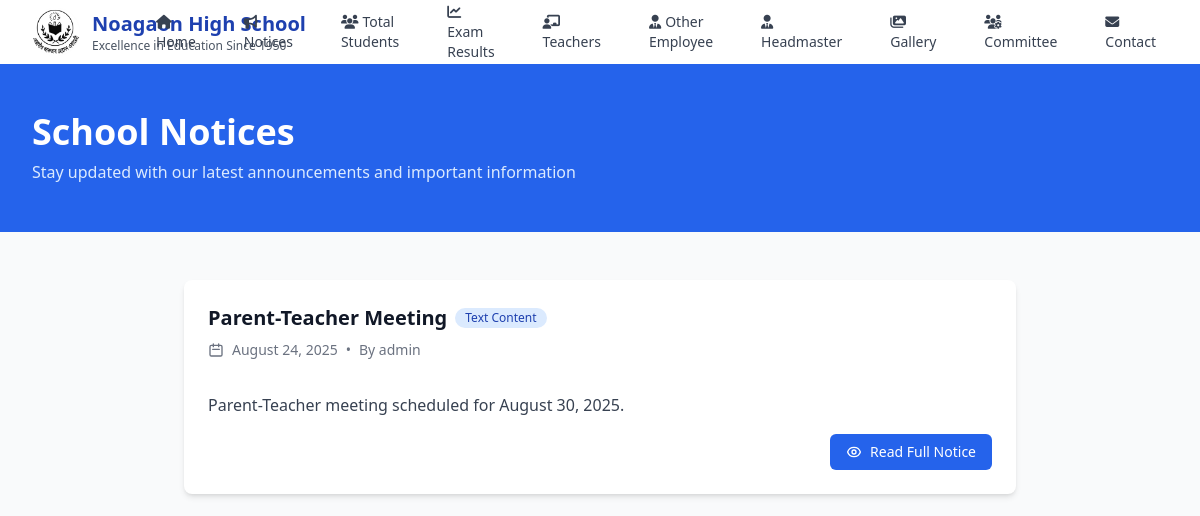
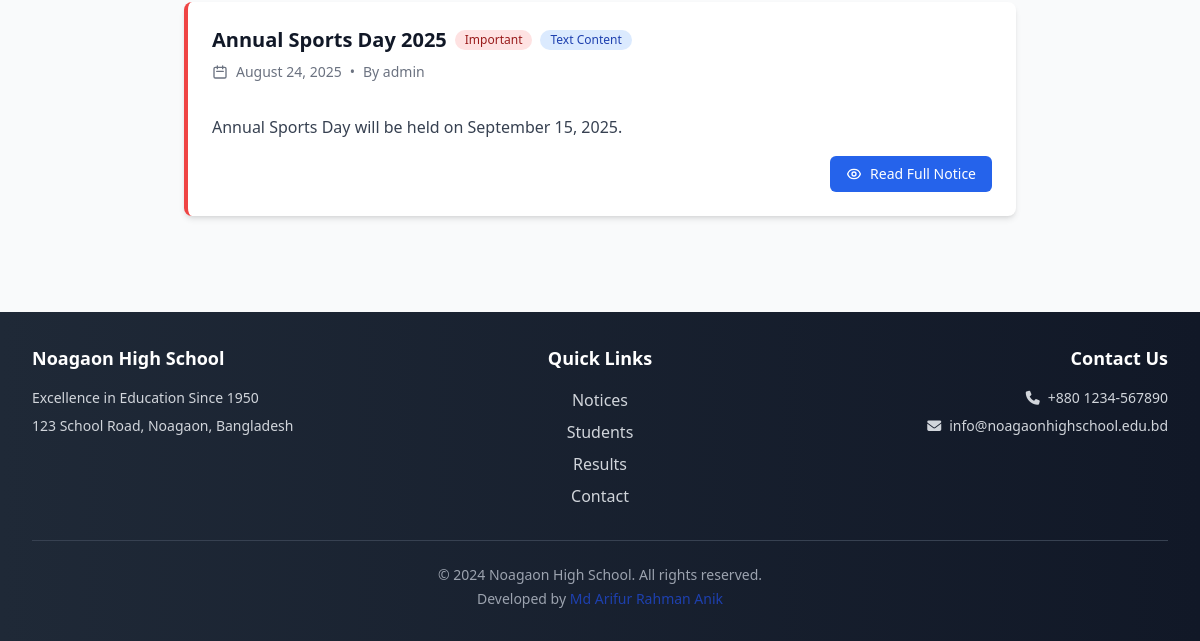
Page /notices/ on the earlier database version (2 pictures, top to bottom).
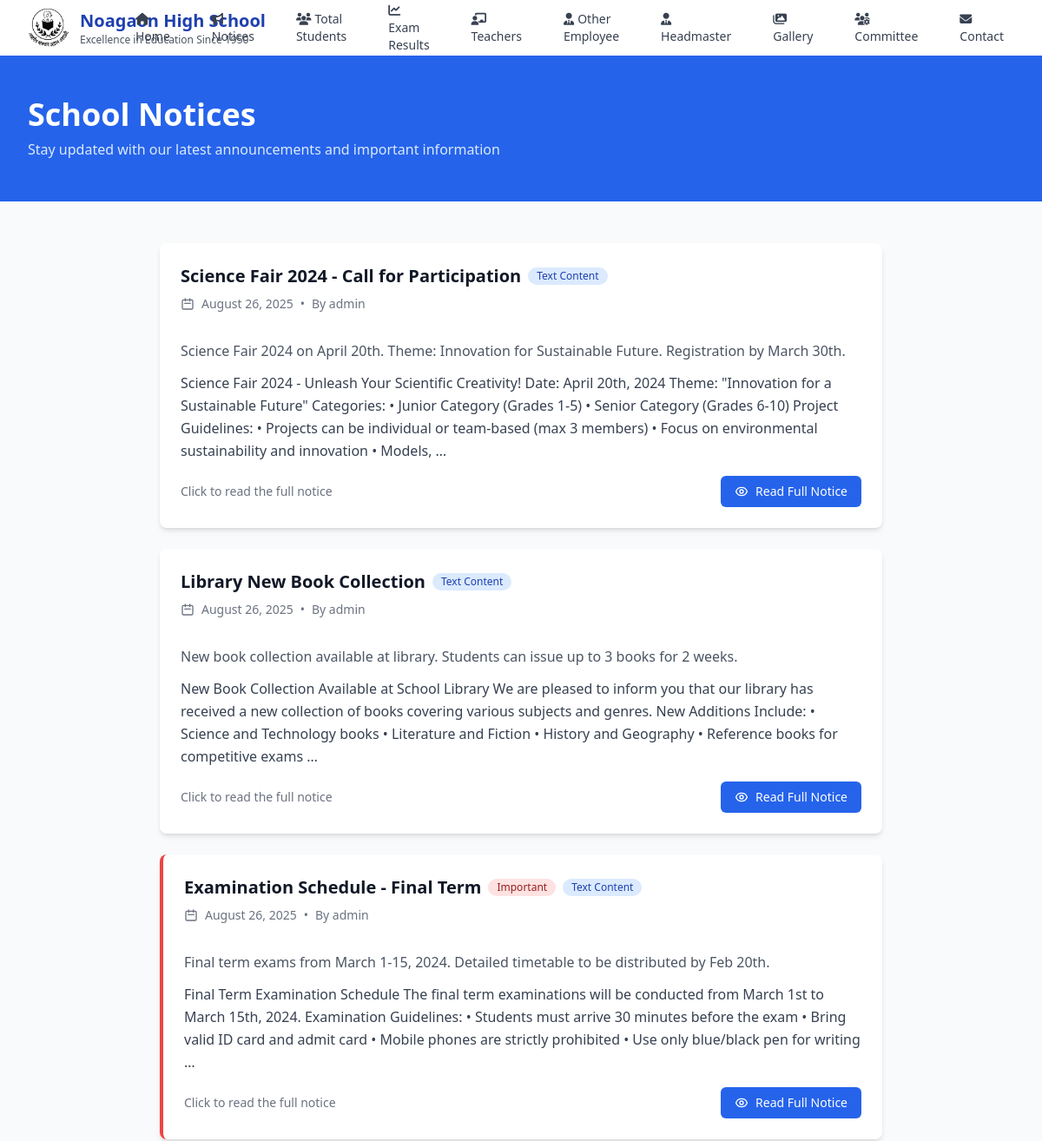
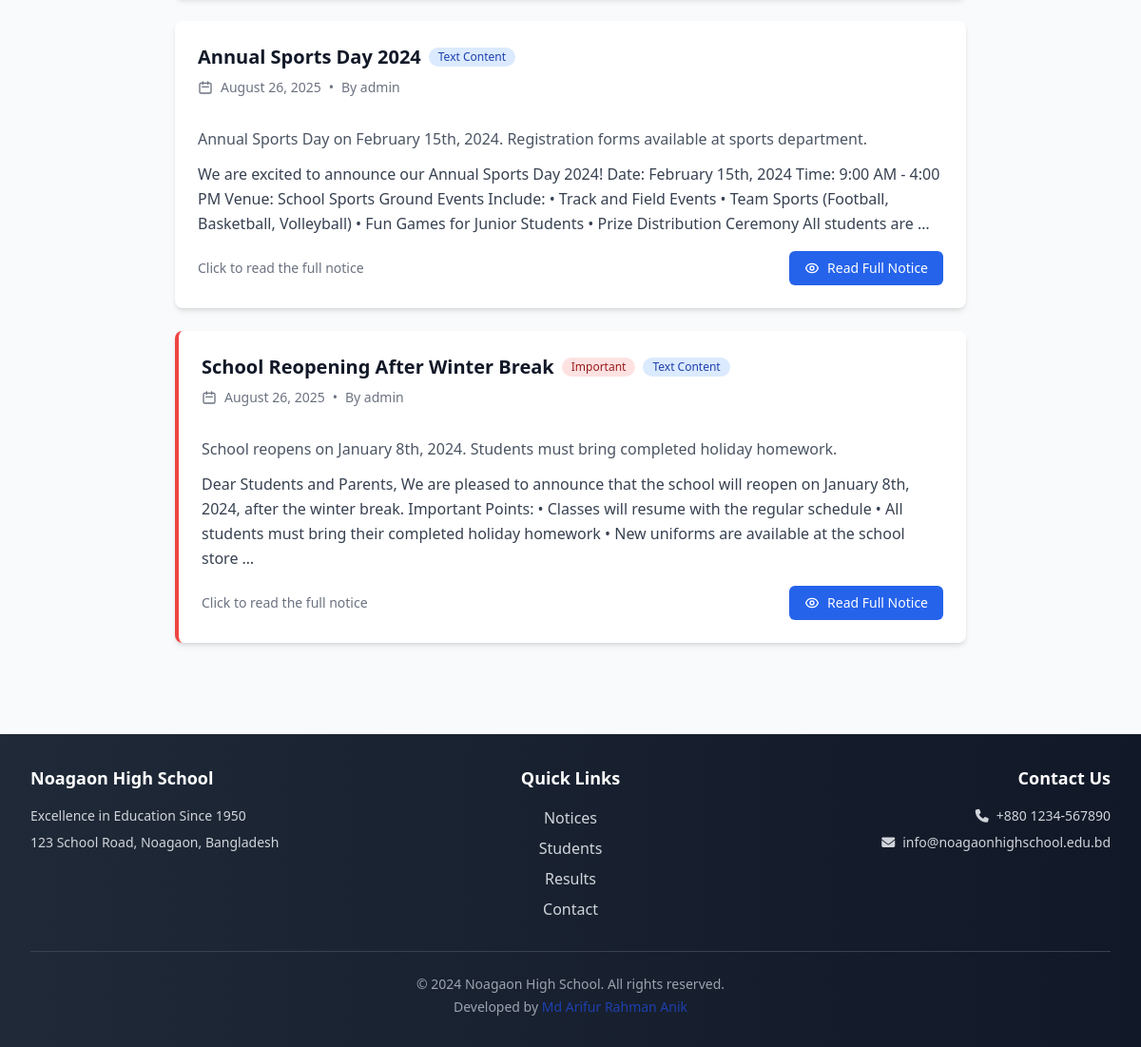
Same page on the later database version (2 pictures, top to bottom).
### main/models.py (models this page shows, shortened)
class Notice(models.Model):
    NOTICE_TYPE_CHOICES = [
        ('pdf', 'PDF Upload'),
        ('text', 'Text Content'),
    ]
    title = models.CharField(max_length=200)
    notice_type = models.CharField(max_length=10, choices=NOTICE_TYPE_CHOICES, default='pdf',
                                   help_text="Choose whether to upload a PDF or write text content")
    pdf_file = models.FileField(upload_to='notices/', blank=True, null=True,
                                help_text="Upload PDF file (only for PDF type notices)")
    content = models.TextField(blank=True,
                               help_text="Write notice content here (only for text type notices)")
    summary = models.CharField(max_length=300, blank=True,
                               help_text="Brief summary for text notices (optional)")
    upload_date = models.DateTimeField(auto_now_add=True)
    created_by = models.ForeignKey(User, on_delete=models.CASCADE)
    is_important = models.BooleanField(default=False, help_text="Mark as important notice")
    class Meta:
        ordering = ['-upload_date']

### main/views.py (the view)
# urls.py: path('notices/', views.notices, name='notices'),
def notices(request):
    notices_list = Notice.objects.all()
    paginator = Paginator(notices_list, 10)  # Show 10 notices per page
    page_number = request.GET.get('page')
    page_obj = paginator.get_page(page_number)
    context = {
        'page_obj': page_obj,
    }
    return render(request, 'main/notices.html', context)

### main/context_processors.py (called while the page is built)
def get_default_logo():
    logo_path = os.path.join(settings.MEDIA_ROOT, 'logo', 'Noagaon_logo.jpg')
    if os.path.exists(logo_path):
        return f"{settings.MEDIA_URL}logo/Noagaon_logo.jpg"
    return None

### templates/main/notices.html (shortened to what the changed rows need)
{% extends 'base.html' %}
{% block content %}
<div class="bg-blue-600 text-white">
    <div class="max-w-7xl mx-auto py-12 px-4 sm:px-6 lg:px-8">
        <h1 class="text-3xl md:text-4xl font-bold">School Notices</h1>
    </div>
</div>
<div class="py-12 bg-gray-50">
    <div class="max-w-4xl mx-auto px-4 sm:px-6 lg:px-8">
        {% if page_obj %}
            <div class="space-y-6">
                {% for notice in page_obj %}
                <div class="bg-white rounded-lg shadow-md p-6 hover:shadow-lg transition-shadow {% if notice.is_important %}border-l-4 border-red-500{% endif %}">
                    <div class="flex flex-col">
                        <div class="flex items-start justify-between mb-4">
                            <div class="flex-1">
                                <div class="flex items-center mb-2">
                                    <h2 class="text-xl font-semibold text-gray-900">{{ notice.title }}</h2>
                                    {% if notice.is_important %}
                                        <span class="ml-2 inline-flex items-center px-2.5 py-0.5 rounded-full text-xs font-medium bg-red-100 text-red-800">
                                            Important
                                        </span>
                                    {% endif %}
                                    <span class="ml-2 inline-flex items-center px-2.5 py-0.5 rounded-full text-xs font-medium bg-blue-100 text-blue-800">
                                        {{ notice.get_notice_type_display }}
                                    </span>
                                </div>
                                <div class="flex items-center text-sm text-gray-500 mb-4">
                                    <svg class="w-4 h-4 mr-2" fill="none" stroke="currentColor" viewBox="0 0 24 24">
                                        <path stroke-linecap="round" stroke-linejoin="round" stroke-width="2" d="M8 7V3m8 4V3m-9 8h10M5 21h14a2 2 0 002-2V7a2 2 0 00-2-2H5a2 2 0 00-2 2v12a2 2 0 002 2z"></path>
                                    </svg>
                                    <span>{{ notice.upload_date|date:"F d, Y" }}</span>
                                    <span class="mx-2">•</span>
                                    <span>By {{ notice.created_by.get_full_name|default:notice.created_by.username }}</span>
                                </div>
                            </div>
                        </div>
                        {% if notice.notice_type == 'text' %}
                            {% if notice.summary %}
                                <div class="mb-3">
                                    <p class="text-gray-600 font-medium">{{ notice.summary }}</p>
                                </div>
                            {% endif %}
                            <div class="prose max-w-none mb-4">
                                <div class="text-gray-700 leading-relaxed">{{ notice.content|truncatewords:50|linebreaks }}</div>
                            </div>
                            <div class="flex items-center justify-between">
                                <div class="flex-1">
                                    {% if notice.content|wordcount > 50 %}
                                        <p class="text-gray-500 text-sm">Click to read the full notice</p>
                                    {% endif %}
                                </div>
                                <div class="ml-4">
                                    <a href="{% url 'main:notice_detail' notice.id %}"
                                       class="inline-flex items-center px-4 py-2 bg-blue-600 text-white text-sm font-medium rounded-md hover:bg-blue-700 transition-colors">
                                        Read Full Notice
                                    </a>
                                </div>
                            </div>
                        {% endif %}
                    </div>
                </div>
                {% endfor %}
            </div>
        {% endif %}
    </div>
</div>
{% endblock %}

Differences in the rows shown:
added Notice: title "Science Fair 2024 - Call for Participation", notice_type "Text Content", upload_date "August 26, 2025", created_by.get_full_name "admin", summary "Science Fair 2024 on April 20th. Theme: Innovation for Sustainable Future. Registration by March 30th.", content "Science Fair 2024 - Unleash Your Scientific Creativity! Date: April 20th, 2024 Theme: \"Innovation for a Sustainable Future\" Categories: • Junior Category (Grades 1-5) • Senior Category (Grades 6-10) Project Guidelines: • Projects can be individual or team-based (max 3 members) • Focus on environmental sustainability and innovation • Models, …", shows "Click to read the full notice"
added Notice: title "Library New Book Collection", notice_type "Text Content", upload_date "August 26, 2025", created_by.get_full_name "admin", summary "New book collection available at library. Students can issue up to 3 books for 2 weeks.", content "New Book Collection Available at School Library We are pleased to inform you that our library has received a new collection of books covering various subjects and genres. New Additions Include: • Science and Technology books • Literature and Fiction • History and Geography • Reference books for competitive exams …", shows "Click to read the full notice"
added Notice: title "Examination Schedule - Final Term", is_important "Important", notice_type "Text Content", upload_date "August 26, 2025", created_by.get_full_name "admin", summary "Final term exams from March 1-15, 2024. Detailed timetable to be distributed by Feb 20th.", content "Final Term Examination Schedule The final term examinations will be conducted from March 1st to March 15th, 2024. Examination Guidelines: • Students must arrive 30 minutes before the exam • Bring valid ID card and admit card • Mobile phones are strictly prohibited • Use only blue/black pen for writing …", shows "Click to read the full notice"
changed Notice: title "Parent-Teacher Meeting" → "Annual Sports Day 2024"; upload_date "August 24, 2025" → "August 26, 2025"; summary (not shown) → "Annual Sports Day on February 15th, 2024. Registration forms available at sports department."; content "Parent-Teacher meeting scheduled for August 30, 2025." → "We are excited to announce our Annual Sports Day 2024! Date: February 15th, 2024 Time: 9:00 AM - 4:00 PM Venue: School Sports Ground Events Include: • Track and Field Events • Team Sports (Football, Basketball, Volleyball) • Fun Games for Junior Students • Prize Distribution Ceremony All students are …"
changed Notice: title "Annual Sports Day 2025" → "School Reopening After Winter Break"; upload_date "August 24, 2025" → "August 26, 2025"; summary (not shown) → "School reopens on January 8th, 2024. Students must bring completed holiday homework."; content "Annual Sports Day will be held on September 15, 2025." → "Dear Students and Parents, We are pleased to announce that the school will reopen on January 8th, 2024, after the winter break. Important Points: • Classes will resume with the regular schedule • All students must bring their completed holiday homework • New uniforms are available at the school store …"
